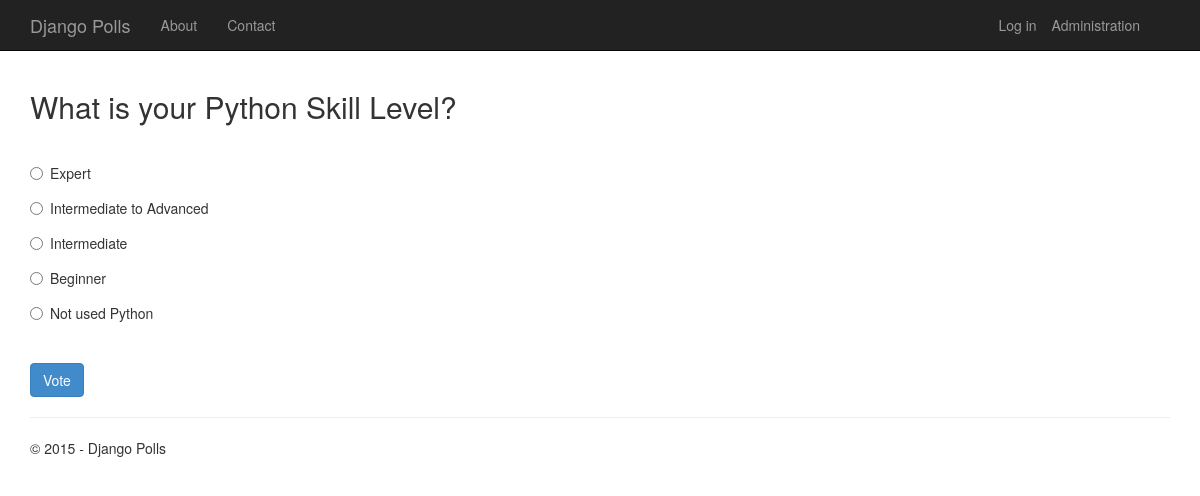
Page /4/ on the committed database.
### app/models.py (models this page shows, shortened)
class Poll(models.Model):
    text = models.CharField(max_length=200)
    pub_date = models.DateTimeField('date published')

class Choice(models.Model):
    poll = models.ForeignKey(Poll)
    text = models.CharField(max_length=200)
    votes = models.IntegerField(default=0)

### app/views.py (the view)
class PollDetailView(DetailView):
    model = Poll
    def get_context_data(self, **kwargs):
        context = super(PollDetailView, self).get_context_data(**kwargs)
        context['title'] = 'Poll'
        context['year'] = datetime.now().year
        return context

### app/templates/app/details.html (shortened to what this page needs)
{% extends "app/layout.html" %}
{% block content %}
<h2>{{poll.text}}</h2>
<br />
<form action="{% url 'app:vote' poll.id %}" method="post">
{% for choice in poll.choice_set.all %}
    <div class="radio">
        <label>
            <input type="radio" name="choice" id="choice{{ forloop.counter }}" value="{{ choice.id }}" />
            {{ choice.text }}
        </label>
    </div>
{% endfor %}
    <br />
    <button class="btn btn-primary" type="submit">Vote</button>
</form>
{% endblock %}

### app/static/app/content/site.css (style rules this page uses)
input, select, textarea { max-width: 280px; }
.radio, .checkbox { margin-bottom: 20px; }

### rows in the picture
Poll: text "What is your Python Skill Level?"
Choice: text "Expert"
Choice: text "Intermediate to Advanced"
Choice: text "Intermediate"
Choice: text "Beginner"
Choice: text "Not used Python"

### other values in the picture
{{ year }} "2015"
